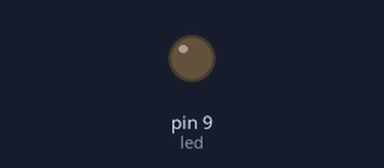
A sketch run on a simulated Arduino Nano, built with avr-gcc and run on an emulated ATmega328P. Shown: output pins drawn as LEDs (lit = HIGH).

Above: at 0.05 s.
At 1.85 s:
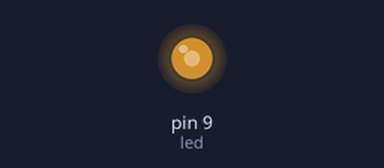
At 3.65 s:
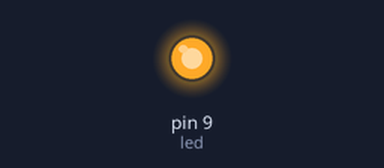
At 7.25 s:
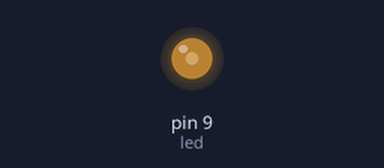
Timing chart, 0 to 9.5 s (numbered marks = the images above):
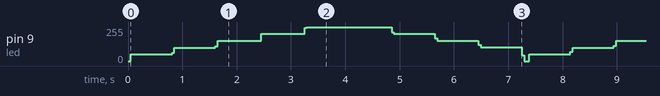

The sketch:

My_Breathing_sleep_LED_3.ino
```cpp
/*
  Android Breath v0.2
  Simulates led breathing found on Android devices.
  Tested with Arduino Nano ATmega328.

  Cesar Schneider <cesschneider@gmail.com>
  https://gist.github.com/cesschneider/7689698
 */

// Pin 13 has an LED connected on most Arduino boards.
// give it a name:
int led = 9;

// the setup routine runs once when you press reset:
void setup() {
  pinMode(led, OUTPUT);
}

int i;
int on;
int off;
int pulses;
int cycles = 5;

void loop() {

  pulses = 160;
  for (on = 1; on <= cycles; on++) {
    for (i = 0; i < pulses; i++) {
      digitalWrite(led, HIGH);
      delay(on);
      digitalWrite(led, LOW);
      delay(cycles - on);
    }
    //  on  off  pu  cy
    // (1 + 4) * 8 * 5 = 200ms
  }

  pulses = 160;
  for (off = cycles; off > 1; off--) {
    for (i = 0; i < pulses; i++) {
      digitalWrite(led, HIGH);
      delay(off);
      digitalWrite(led, LOW);
      delay(cycles - off);
    }
    //  on  off  pu  cy
    // (5 + 1) * 8 * 5 = 200ms
  }

  digitalWrite(led, LOW);
  delay(100);
}
```
